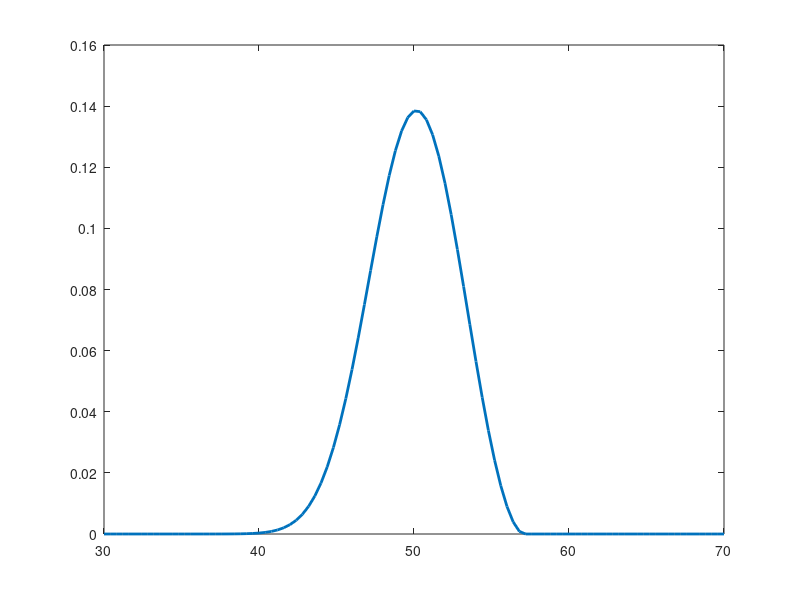

This chart was generated by the following MATLAB code:

x_values = linspace(30,70,101);
y_val= mean(rand(101),2)* 100;

pd = fitdist(y_val,'GeneralizedExtremeValue');
y = pdf(pd,x_values);

%pd.mu=40;
%pd.sigma= 20;

figure
plot(x_values,y,'LineWidth',2)


